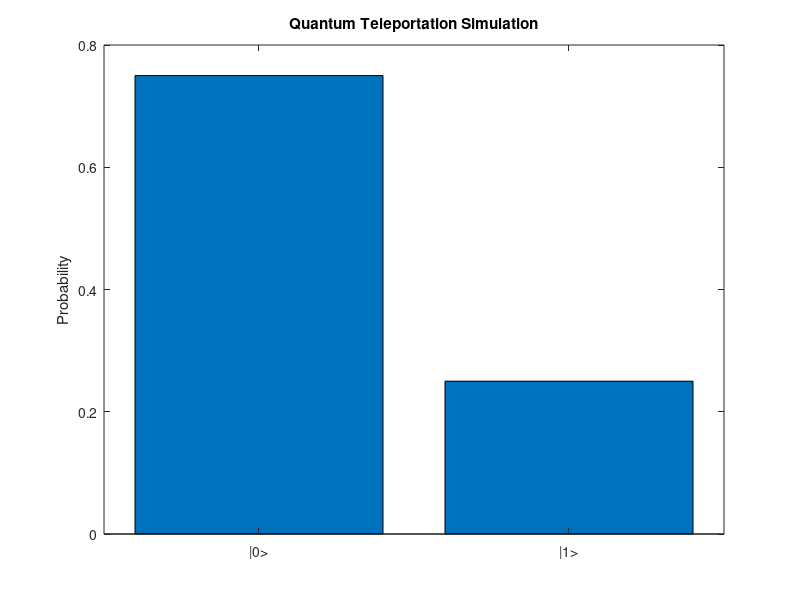

Write MATLAB code to recreate this figure.
clc;
clear;
close all;

% Initial state |0>
psi = [1; 0];

% Hadamard gate
H = (1/sqrt(2))*[1 1; 1 -1];

% Prepare unknown state
theta = pi/3;
psi = [cos(theta/2); sin(theta/2)];

fprintf('Initial quantum state:\n');
disp(psi);

% Probability of measuring 0 and 1
P0 = abs(psi(1))^2;
P1 = abs(psi(2))^2;

fprintf('Probability of |0> = %.4f\n', P0);
fprintf('Probability of |1> = %.4f\n', P1);

% Teleported state
teleported_state = psi;

fprintf('\nTeleported quantum state:\n');
disp(teleported_state);

figure;
bar([P0 P1]);
xticklabels({'|0>', '|1>'});
ylabel('Probability');
title('Quantum Teleportation Simulation');
